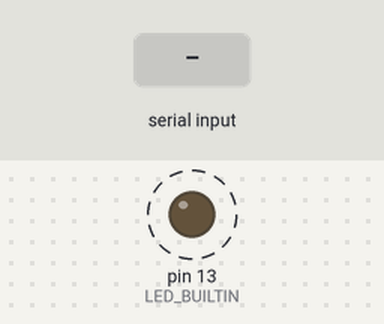
A sketch run on a simulated Arduino Uno, built with avr-gcc and run on an emulated ATmega328P. On the bench: output pins drawn as LEDs (lit = HIGH). Dashed ring = blinking. The inputs (shaded band) are chosen by the test bench. What the sketch prints to the serial monitor is not drawn.

Above: at 1.1 s.
3.1 s: "1" received over Serial
At 3.1 s:
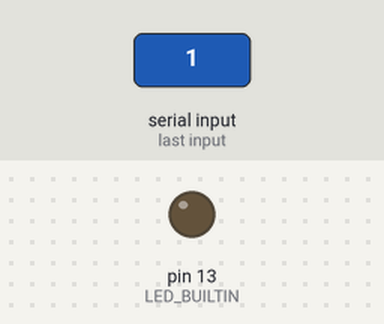
Timing chart, 0 to 12.1 s (numbered marks = the images above; inputs shaded):
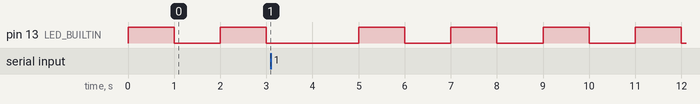

Measured:
- by itself, pin 13 (LED_BUILTIN): alternates HIGH for 1.0 s and LOW for 1.0 s

The sketch:

Rasmus_JsonToArduiono.ino
```cpp
#include <ArduinoJson.h>


// Allocate the JSON document

//

// Inside the brackets, 200 is the capacity of the memory pool in bytes.

// Don't forget to change this value to match your JSON document.

// Use arduinojson.org/v6/assistant to compute the capacity.

//  StaticJsonDocument<200> doc;


// StaticJsonDocument<N> allocates memory on the stack, it can be

// replaced by DynamicJsonDocument which allocates in the heap.

//

DynamicJsonDocument doc(200);


int blinkDelay = 1000;


void setup() {

  // initialize digital pin LED_BUILTIN as an output.

  pinMode(LED_BUILTIN, OUTPUT);


  Serial.begin(9600);

  // wait for serial port to connect. Needed for native USB

  while (!Serial) {

    continue;

  }

  Serial.println("Ready for commands");

}


// test input json

/*

{"x": 42, "y": 31 }

 */


void loop() {

  myLedControl();

  parseCommands();

}


void parseCommands(){

  // reply only when you receive data:

  if (Serial.available() > 0) {

    // Deserialize the JSON document

    DeserializationError error = deserializeJson(doc, Serial);


    // Test if parsing succeeds.

    if (error) {

      Serial.print(F("deserializeJson() failed: "));

      Serial.println(error.c_str());

      return;

    }


    if(doc["x"]){

      int x = doc["x"];

      Serial.print("got x: ");

      blinkDelay = x;

      Serial.println(x);

    }


    Serial.println("I received:");

    serializeJson(doc, Serial);

    Serial.println();

  }


}


void myLedControl(){

  // Blink the builtin LED

  digitalWrite(LED_BUILTIN, HIGH);

  delay(blinkDelay);

  digitalWrite(LED_BUILTIN, LOW);

  delay(blinkDelay);

}
```
